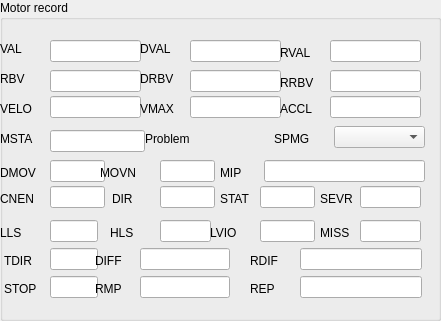
  <widget class="QGroupBox" name="motorRecordBox">
   <property name="geometry">
    <rect>
     <x>10</x>
     <y>50</y>
     <width>441</width>
     <height>321</height>
    </rect>
   </property>
   <property name="title">
    <string>Motor record</string>
   </property>
   <widget class="caLabel" name="valL">
    <property name="geometry">
     <rect>
      <x>0</x>
      <y>40</y>
      <width>42</width>
      <height>18</height>
     </rect>
    </property>
    <property name="text">
     <string>VAL</string>
    </property>
   </widget>
   <widget class="caLineEdit" name="val">
    <property name="geometry">
     <rect>
      <x>50</x>
      <y>40</y>
      <width>91</width>
      <height>22</height>
     </rect>
    </property>
    <property name="channel" stdset="0">
     <string notr="true">$(DEV):$(Axis).VAL</string>
    </property>
   </widget>
   <widget class="caLabel" name="dvalL">
    <property name="geometry">
     <rect>
      <x>140</x>
      <y>40</y>
      <width>42</width>
      <height>18</height>
     </rect>
    </property>
    <property name="text">
     <string>DVAL</string>
    </property>
   </widget>
   <widget class="caLineEdit" name="dval">
    <property name="geometry">
     <rect>
      <x>190</x>
      <y>40</y>
      <width>91</width>
      <height>22</height>
     </rect>
    </property>
    <property name="channel" stdset="0">
     <string notr="true">$(DEV):$(Axis).DVAL</string>
    </property>
   </widget>
   <widget class="caLabel" name="rvalL">
    <property name="geometry">
     <rect>
      <x>280</x>
      <y>44</y>
      <width>42</width>
      <height>18</height>
     </rect>
    </property>
    <property name="text">
     <string>RVAL</string>
    </property>
   </widget>
   <widget class="caLineEdit" name="rval">
    <property name="geometry">
     <rect>
      <x>330</x>
      <y>40</y>
      <width>91</width>
      <height>22</height>
     </rect>
    </property>
    <property name="channel" stdset="0">
     <string notr="true">$(DEV):$(Axis).RVAL</string>
    </property>
   </widget>
   <widget class="caLabel" name="veloL">
    <property name="geometry">
     <rect>
      <x>0</x>
      <y>100</y>
      <width>42</width>
      <height>18</height>
     </rect>
    </property>
    <property name="text">
     <string>VELO</string>
    </property>
   </widget>
   <widget class="caLineEdit" name="velo">
    <property name="geometry">
     <rect>
      <x>50</x>
      <y>96</y>
      <width>91</width>
      <height>22</height>
     </rect>
    </property>
    <property name="channel" stdset="0">
     <string notr="true">$(DEV):$(Axis).VELO</string>
    </property>
   </widget>
   <widget class="caLabel" name="vmaxL">
    <property name="geometry">
     <rect>
      <x>140</x>
      <y>100</y>
      <width>42</width>
      <height>18</height>
     </rect>
    </property>
    <property name="text">
     <string>VMAX</string>
    </property>
   </widget>
   <widget class="caLineEdit" name="vmax">
    <property name="geometry">
     <rect>
      <x>190</x>
      <y>96</y>
      <width>91</width>
      <height>22</height>
     </rect>
    </property>
    <property name="channel" stdset="0">
     <string notr="true">$(DEV):$(Axis).VMAX</string>
    </property>
   </widget>
   <widget class="caLabel" name="acclL">
    <property name="geometry">
     <rect>
      <x>280</x>
      <y>100</y>
      <width>42</width>
      <height>18</height>
     </rect>
    </property>
    <property name="text">
     <string>ACCL</string>
    </property>
   </widget>
   <widget class="caLineEdit" name="accl">
    <property name="geometry">
     <rect>
      <x>330</x>
      <y>96</y>
      <width>91</width>
      <height>22</height>
     </rect>
    </property>
    <property name="channel" stdset="0">
     <string notr="true">$(DEV):$(Axis).ACCL</string>
    </property>
   </widget>
   <widget class="caLabel" name="spmgL">
    <property name="geometry">
     <rect>
      <x>274</x>
      <y>130</y>
      <width>45</width>
      <height>18</height>
     </rect>
    </property>
    <property name="text">
     <string>SPMG</string>
    </property>
   </widget>
   <widget class="caMenu" name="spmg">
    <property name="geometry">
     <rect>
      <x>334</x>
      <y>126</y>
      <width>91</width>
      <height>22</height>
     </rect>
    </property>
    <property name="channel" stdset="0">
     <string notr="true">$(DEV):$(Axis).SPMG</string>
    </property>
   </widget>
   <widget class="caLabel" name="mstaL">
    <property name="geometry">
     <rect>
      <x>0</x>
      <y>130</y>
      <width>42</width>
      <height>18</height>
     </rect>
    </property>
    <property name="text">
     <string>MSTA</string>
    </property>
   </widget>
   <widget class="caLineEdit" name="msta">
    <property name="geometry">
     <rect>
      <x>50</x>
      <y>130</y>
      <width>95</width>
      <height>22</height>
     </rect>
    </property>
    <property name="channel" stdset="0">
     <string notr="true">$(DEV):$(Axis).MSTA</string>
    </property>
    <property name="colorMode">
     <enum>caLineEdit::Static</enum>
    </property>
    <property name="formatType">
     <enum>caLineEdit::hexadecimal</enum>
    </property>
   </widget>
   <widget class="caLabel" name="problemL">
    <property name="geometry">
     <rect>
      <x>145</x>
      <y>130</y>
      <width>60</width>
      <height>18</height>
     </rect>
    </property>
    <property name="text">
     <string>Problem</string>
    </property>
   </widget>
   <widget class="caByte" name="problem">
    <property name="geometry">
     <rect>
      <x>210</x>
      <y>130</y>
      <width>15</width>
      <height>15</height>
     </rect>
    </property>
    <property name="channel" stdset="0">
     <string notr="true">$(DEV):$(Axis).MSTA</string>
    </property>
    <property name="startBit">
     <number>9</number>
    </property>
    <property name="endBit">
     <number>9</number>
    </property>
    <property name="colorMode">
     <enum>caByte::Static</enum>
    </property>
    <property name="foreground" stdset="0">
     <color>
      <red>255</red>
      <green>0</green>
      <blue>0</blue>
     </color>
    </property>
    <property name="background" stdset="0">
     <color>
      <red>0</red>
      <green>85</green>
      <blue>0</blue>
     </color>
    </property>
   </widget>
   <widget class="caLabel" name="dmovL">
    <property name="geometry">
     <rect>
      <x>0</x>
      <y>164</y>
      <width>42</width>
      <height>18</height>
     </rect>
    </property>
    <property name="text">
     <string>DMOV</string>
    </property>
   </widget>
   <widget class="caLineEdit" name="dmov">
    <property name="geometry">
     <rect>
      <x>50</x>
      <y>160</y>
      <width>55</width>
      <height>22</height>
     </rect>
    </property>
    <property name="channel" stdset="0">
     <string notr="true">$(DEV):$(Axis).DMOV</string>
    </property>
    <property name="colorMode">
     <enum>caLineEdit::Static</enum>
    </property>
   </widget>
   <widget class="caLabel" name="movnL">
    <property name="geometry">
     <rect>
      <x>100</x>
      <y>164</y>
      <width>45</width>
      <height>18</height>
     </rect>
    </property>
    <property name="text">
     <string>MOVN</string>
    </property>
   </widget>
   <widget class="caLineEdit" name="movn">
    <property name="geometry">
     <rect>
      <x>160</x>
      <y>160</y>
      <width>55</width>
      <height>22</height>
     </rect>
    </property>
    <property name="channel" stdset="0">
     <string notr="true">$(DEV):$(Axis).MOVN</string>
    </property>
    <property name="colorMode">
     <enum>caLineEdit::Static</enum>
    </property>
   </widget>
   <widget class="caLabel" name="mipL">
    <property name="geometry">
     <rect>
      <x>220</x>
      <y>164</y>
      <width>35</width>
      <height>18</height>
     </rect>
    </property>
    <property name="text">
     <string>MIP</string>
    </property>
   </widget>
   <widget class="caLineEdit" name="mip">
    <property name="geometry">
     <rect>
      <x>264</x>
      <y>160</y>
      <width>161</width>
      <height>22</height>
     </rect>
    </property>
    <property name="channel" stdset="0">
     <string notr="true">$(DEV):$(Axis).MIP</string>
    </property>
    <property name="colorMode">
     <enum>caLineEdit::Static</enum>
    </property>
    <property name="formatType">
     <enum>caLineEdit::hexadecimal</enum>
    </property>
   </widget>
   <widget class="caLabel" name="cnEnL">
    <property name="geometry">
     <rect>
      <x>0</x>
      <y>190</y>
      <width>42</width>
      <height>18</height>
     </rect>
    </property>
    <property name="text">
     <string>CNEN</string>
    </property>
   </widget>
   <widget class="caLineEdit" name="cnen">
    <property name="geometry">
     <rect>
      <x>50</x>
      <y>186</y>
      <width>55</width>
      <height>22</height>
     </rect>
    </property>
    <property name="channel" stdset="0">
     <string notr="true">$(DEV):$(Axis).CNEN</string>
    </property>
    <property name="colorMode">
     <enum>caLineEdit::Static</enum>
    </property>
   </widget>
   <widget class="caLabel" name="dirL">
    <property name="geometry">
     <rect>
      <x>112</x>
      <y>190</y>
      <width>35</width>
      <height>18</height>
     </rect>
    </property>
    <property name="text">
     <string>DIR</string>
    </property>
   </widget>
   <widget class="caLineEdit" name="dir">
    <property name="geometry">
     <rect>
      <x>160</x>
      <y>186</y>
      <width>55</width>
      <height>22</height>
     </rect>
    </property>
    <property name="channel" stdset="0">
     <string notr="true">$(DEV):$(Axis).DIR</string>
    </property>
    <property name="colorMode">
     <enum>caLineEdit::Static</enum>
    </property>
   </widget>
   <widget class="caLabel" name="statL">
    <property name="geometry">
     <rect>
      <x>220</x>
      <y>190</y>
      <width>35</width>
      <height>18</height>
     </rect>
    </property>
    <property name="text">
     <string>STAT</string>
    </property>
   </widget>
   <widget class="caLineEdit" name="stat">
    <property name="geometry">
     <rect>
      <x>260</x>
      <y>186</y>
      <width>55</width>
      <height>22</height>
     </rect>
    </property>
    <property name="channel" stdset="0">
     <string notr="true">$(DEV):$(Axis).STAT</string>
    </property>
    <property name="colorMode">
     <enum>caLineEdit::Alarm_Default</enum>
    </property>
   </widget>
   <widget class="caLabel" name="sevrL">
    <property name="geometry">
     <rect>
      <x>320</x>
      <y>190</y>
      <width>35</width>
      <height>18</height>
     </rect>
    </property>
    <property name="text">
     <string>SEVR</string>
    </property>
   </widget>
   <widget class="caLineEdit" name="sevr">
    <property name="geometry">
     <rect>
      <x>360</x>
      <y>186</y>
      <width>61</width>
      <height>22</height>
     </rect>
    </property>
    <property name="channel" stdset="0">
     <string notr="true">$(DEV):$(Axis).SEVR</string>
    </property>
    <property name="colorMode">
     <enum>caLineEdit::Alarm_Default</enum>
    </property>
   </widget>
   <widget class="caLabel" name="tdirL">
    <property name="geometry">
     <rect>
      <x>4</x>
      <y>252</y>
      <width>38</width>
      <height>18</height>
     </rect>
    </property>
    <property name="text">
     <string>TDIR</string>
    </property>
   </widget>
   <widget class="caLineEdit" name="tdir">
    <property name="geometry">
     <rect>
      <x>50</x>
      <y>248</y>
      <width>48</width>
      <height>22</height>
     </rect>
    </property>
    <property name="channel" stdset="0">
     <string notr="true">$(DEV):$(Axis).TDIR</string>
    </property>
    <property name="colorMode">
     <enum>caLineEdit::Static</enum>
    </property>
   </widget>
   <widget class="caLabel" name="diffL">
    <property name="geometry">
     <rect>
      <x>95</x>
      <y>252</y>
      <width>38</width>
      <height>18</height>
     </rect>
    </property>
    <property name="text">
     <string>DIFF</string>
    </property>
   </widget>
   <widget class="caLineEdit" name="diff">
    <property name="geometry">
     <rect>
      <x>140</x>
      <y>248</y>
      <width>90</width>
      <height>22</height>
     </rect>
    </property>
    <property name="channel" stdset="0">
     <string notr="true">$(DEV):$(Axis).DIFF</string>
    </property>
    <property name="colorMode">
     <enum>caLineEdit::Static</enum>
    </property>
   </widget>
   <widget class="caLabel" name="rdifL">
    <property name="geometry">
     <rect>
      <x>250</x>
      <y>252</y>
      <width>38</width>
      <height>18</height>
     </rect>
    </property>
    <property name="text">
     <string>RDIF</string>
    </property>
   </widget>
   <widget class="caLineEdit" name="rdif">
    <property name="geometry">
     <rect>
      <x>300</x>
      <y>248</y>
      <width>122</width>
      <height>22</height>
     </rect>
    </property>
    <property name="channel" stdset="0">
     <string notr="true">$(DEV):$(Axis).RDIF</string>
    </property>
    <property name="colorMode">
     <enum>caLineEdit::Static</enum>
    </property>
   </widget>
   <widget class="caLabel" name="stopL">
    <property name="geometry">
     <rect>
      <x>4</x>
      <y>280</y>
      <width>38</width>
      <height>18</height>
     </rect>
    </property>
    <property name="text">
     <string>STOP</string>
    </property>
   </widget>
   <widget class="caLineEdit" name="stop">
    <property name="geometry">
     <rect>
      <x>50</x>
      <y>276</y>
      <width>48</width>
      <height>22</height>
     </rect>
    </property>
    <property name="channel" stdset="0">
     <string notr="true">$(DEV):$(Axis).STOP</string>
    </property>
    <property name="colorMode">
     <enum>caLineEdit::Static</enum>
    </property>
   </widget>
   <widget class="caLabel" name="rmpL">
    <property name="geometry">
     <rect>
      <x>95</x>
      <y>280</y>
      <width>38</width>
      <height>18</height>
     </rect>
    </property>
    <property name="text">
     <string>RMP</string>
    </property>
   </widget>
   <widget class="caLineEdit" name="rmp">
    <property name="geometry">
     <rect>
      <x>140</x>
      <y>276</y>
      <width>90</width>
      <height>22</height>
     </rect>
    </property>
    <property name="channel" stdset="0">
     <string notr="true">$(DEV):$(Axis).RMP</string>
    </property>
    <property name="colorMode">
     <enum>caLineEdit::Static</enum>
    </property>
   </widget>
   <widget class="caLabel" name="repL">
    <property name="geometry">
     <rect>
      <x>250</x>
      <y>280</y>
      <width>38</width>
      <height>18</height>
     </rect>
    </property>
    <property name="text">
     <string>REP</string>
    </property>
   </widget>
   <widget class="caLineEdit" name="rep">
    <property name="geometry">
     <rect>
      <x>300</x>
      <y>276</y>
      <width>122</width>
      <height>22</height>
     </rect>
    </property>
    <property name="channel" stdset="0">
     <string notr="true">$(DEV):$(Axis).REP</string>
    </property>
    <property name="colorMode">
     <enum>caLineEdit::Static</enum>
    </property>
   </widget>
   <widget class="caLineEdit" name="rbv">
    <property name="geometry">
     <rect>
      <x>50</x>
      <y>70</y>
      <width>91</width>
      <height>22</height>
     </rect>
    </property>
    <property name="channel" stdset="0">
     <string notr="true">$(DEV):$(Axis).RBV</string>
    </property>
    <property name="colorMode">
     <enum>caLineEdit::Static</enum>
    </property>
   </widget>
   <widget class="caLabel" name="rbvL">
    <property name="geometry">
     <rect>
      <x>0</x>
      <y>70</y>
      <width>42</width>
      <height>18</height>
     </rect>
    </property>
    <property name="text">
     <string>RBV</string>
    </property>
   </widget>
   <widget class="caLineEdit" name="drbv">
    <property name="geometry">
     <rect>
      <x>190</x>
      <y>70</y>
      <width>91</width>
      <height>22</height>
     </rect>
    </property>
    <property name="channel" stdset="0">
     <string notr="true">$(DEV):$(Axis).DRBV</string>
    </property>
    <property name="colorMode">
     <enum>caLineEdit::Static</enum>
    </property>
   </widget>
   <widget class="caLabel" name="drbvL">
    <property name="geometry">
     <rect>
      <x>140</x>
      <y>70</y>
      <width>42</width>
      <height>18</height>
     </rect>
    </property>
    <property name="text">
     <string>DRBV</string>
    </property>
   </widget>
   <widget class="caLineEdit" name="rrbv">
    <property name="geometry">
     <rect>
      <x>330</x>
      <y>70</y>
      <width>91</width>
      <height>22</height>
     </rect>
    </property>
    <property name="channel" stdset="0">
     <string notr="true">$(DEV):$(Axis).RRBV</string>
    </property>
    <property name="colorMode">
     <enum>caLineEdit::Static</enum>
    </property>
   </widget>
   <widget class="caLabel" name="rrbvL">
    <property name="geometry">
     <rect>
      <x>280</x>
      <y>74</y>
      <width>42</width>
      <height>18</height>
     </rect>
    </property>
    <property name="text">
     <string>RRBV</string>
    </property>
   </widget>
   <widget class="caLineEdit" name="lls">
    <property name="geometry">
     <rect>
      <x>50</x>
      <y>220</y>
      <width>48</width>
      <height>22</height>
     </rect>
    </property>
    <property name="channel" stdset="0">
     <string notr="true">$(DEV):$(Axis).LLS</string>
    </property>
    <property name="colorMode">
     <enum>caLineEdit::Alarm_Default</enum>
    </property>
   </widget>
   <widget class="caLineEdit" name="lvio">
    <property name="geometry">
     <rect>
      <x>260</x>
      <y>220</y>
      <width>55</width>
      <height>22</height>
     </rect>
    </property>
    <property name="channel" stdset="0">
     <string notr="true">$(DEV):$(Axis).LVIO</string>
    </property>
    <property name="colorMode">
     <enum>caLineEdit::Alarm_Default</enum>
    </property>
   </widget>
   <widget class="caLineEdit" name="hls">
    <property name="geometry">
     <rect>
      <x>160</x>
      <y>220</y>
      <width>51</width>
      <height>22</height>
     </rect>
    </property>
    <property name="channel" stdset="0">
     <string notr="true">$(DEV):$(Axis).HLS</string>
    </property>
    <property name="colorMode">
     <enum>caLineEdit::Alarm_Default</enum>
    </property>
   </widget>
   <widget class="caLineEdit" name="miss">
    <property name="geometry">
     <rect>
      <x>360</x>
      <y>220</y>
      <width>61</width>
      <height>22</height>
     </rect>
    </property>
    <property name="channel" stdset="0">
     <string notr="true">$(DEV):$(Axis).MISS</string>
    </property>
    <property name="colorMode">
     <enum>caLineEdit::Alarm_Default</enum>
    </property>
   </widget>
   <widget class="caLabel" name="llsL">
    <property name="geometry">
     <rect>
      <x>0</x>
      <y>224</y>
      <width>38</width>
      <height>18</height>
     </rect>
    </property>
    <property name="text">
     <string>LLS</string>
    </property>
   </widget>
   <widget class="caLabel" name="missL">
    <property name="geometry">
     <rect>
      <x>320</x>
      <y>224</y>
      <width>38</width>
      <height>18</height>
     </rect>
    </property>
    <property name="text">
     <string>MISS</string>
    </property>
   </widget>
   <widget class="caLabel" name="hlsL">
    <property name="geometry">
     <rect>
      <x>110</x>
      <y>224</y>
      <width>38</width>
      <height>18</height>
     </rect>
    </property>
    <property name="text">
     <string>HLS</string>
    </property>
   </widget>
   <widget class="caLabel" name="lvioL">
    <property name="geometry">
     <rect>
      <x>210</x>
      <y>224</y>
      <width>38</width>
      <height>18</height>
     </rect>
    </property>
    <property name="text">
     <string>LVIO</string>
    </property>
   </widget>
  </widget>
